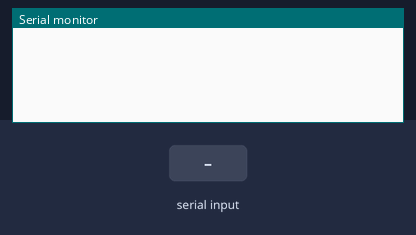
Simulated run of this sketch. Board: Arduino Uno, built with avr-gcc and run on an emulated ATmega328P. Shown: the last lines printed to the serial monitor. The inputs (shaded band) are chosen by the test bench.

Above: at 1.2 s.
1.3 s: "90,45\n" received over Serial
At 2.1 s:
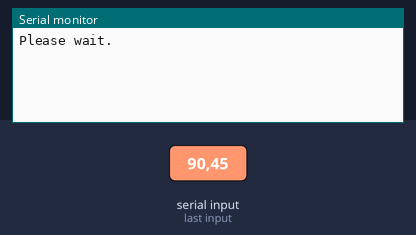
At 3.2 s:
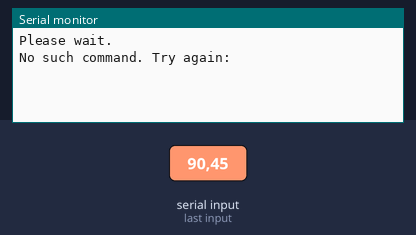

Measured:
- after the input at 1.3 s, the serial monitor: prints a new line at once (image 1)

The sketch:

sketch.ino
```cpp
#define sensor_pin A0

void setup() {
  Serial.begin(9600);
}

uint32_t CRC(String str) {
  uint32_t h = 0;
  for (int i = 0; i < str.length(); i++) {
  	int highorder = h & 0xf8000000;
    h = h << 5;
    h = h ^ (highorder >> 27);
    h = h ^ str[i];
  }
  return h;
}

boolean thr = false;
int analog_pin = 0;

void loop() {

  String cmds[] = {
    "data",
    "thrd",
    "stop",
    "geta",
    "digw",
    "digr"
  };

  while (Serial.available() > 0) {
    Serial.println("Please wait.");
  	String cmd = Serial.readString();
    uint32_t hashed_cmd = CRC(String(cmd));

    if (hashed_cmd == CRC(cmds[0])) {
    	int val = analogRead(sensor_pin);
      	Serial.println(val);
      	thr = false;
    }
    else if (hashed_cmd == CRC(cmds[1])) {
      	thr = true;
    }
    else if (hashed_cmd == CRC(cmds[2])) {
    	thr = false;
    }
    else if (hashed_cmd == CRC(cmds[3])) {
      	Serial.println("Enter analog pin:");
      	analog_pin = Serial.parseInt();
      	int val = analogRead(analog_pin);
      	Serial.println(val);
      	thr = false;
    }
    else if (hashed_cmd == CRC(cmds[4])) {
		Serial.println("Enter 0 or 1:");
      	int val = Serial.parseInt();
      	for (int pin = 2; pin < 14; pin++) {
			digitalWrite(pin, val);
      	}
      	Serial.println("Done!");
    }
    else if (hashed_cmd == CRC(cmds[5])) {
    	for (int pin = 2; pin < 14; pin++) {
			int val = digitalRead(pin);
          	Serial.print("Pin ");
          	Serial.print(pin);
          	Serial.print(": ");
          	Serial.println(val);
      	}
    }
    else {
    	Serial.println("No such command. Try again:");
    }

  }
  if (thr) {
  	int val = analogRead(analog_pin);
    Serial.println(val);
  }
}
```
